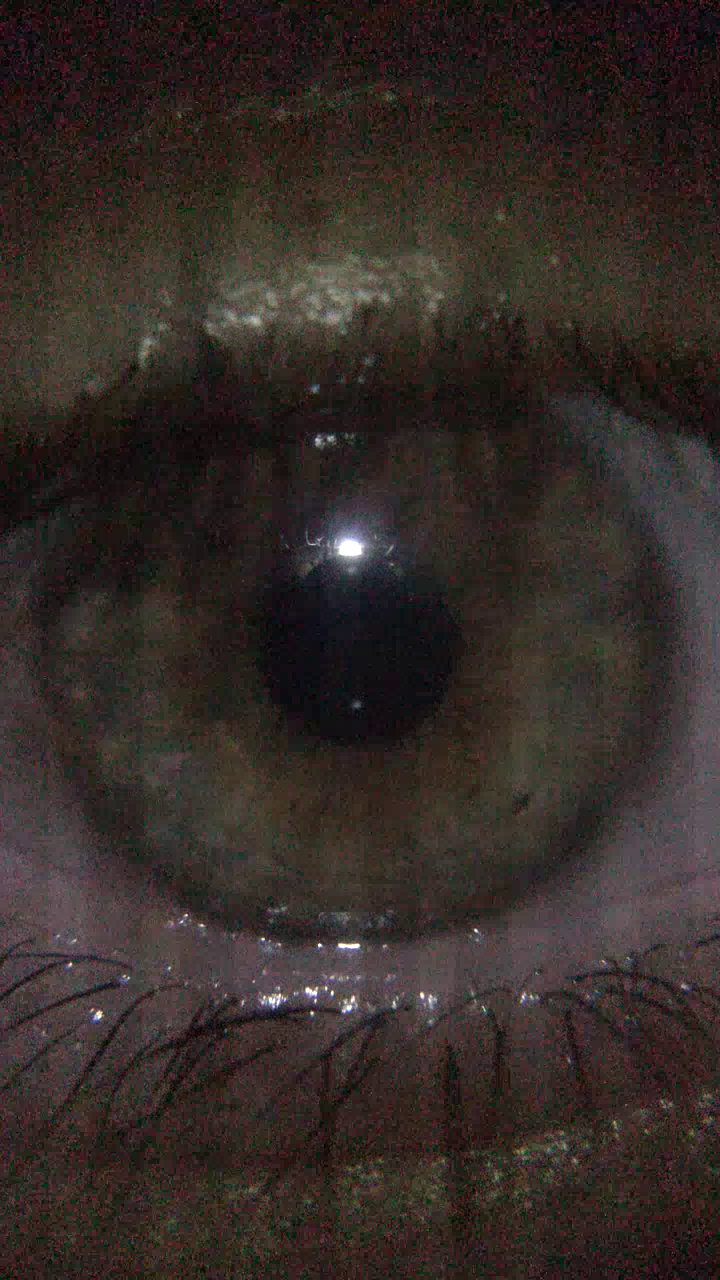
#> input picture images.png, 720 x 1280 px
$ python test.py
#> lines starting #> are read from the running program, lines starting #| are printed output that depends on the picture; after the words box and inside, x2 and y2 are one past the last pixel; in counts of white or black regions, pixels touching at a corner belong together
import numpy as np
import cv2
from matplotlib import pyplot as plt

img = cv2.imread('images.png')
#> img is the input picture: shape (1280, 720, 3); mean B, G, R 39.3, 43, 51.9

# Denoising
dst = cv2.fastNlMeansDenoisingColored(img,None,10,10,7,21)

cv2.imwrite('res.png',dst)
img_black = cv2.imread('res.png',0)
#> img_black: shape (1280, 720); min 0, max 253, mean 44

equalized = cv2.equalizeHist(img_black)
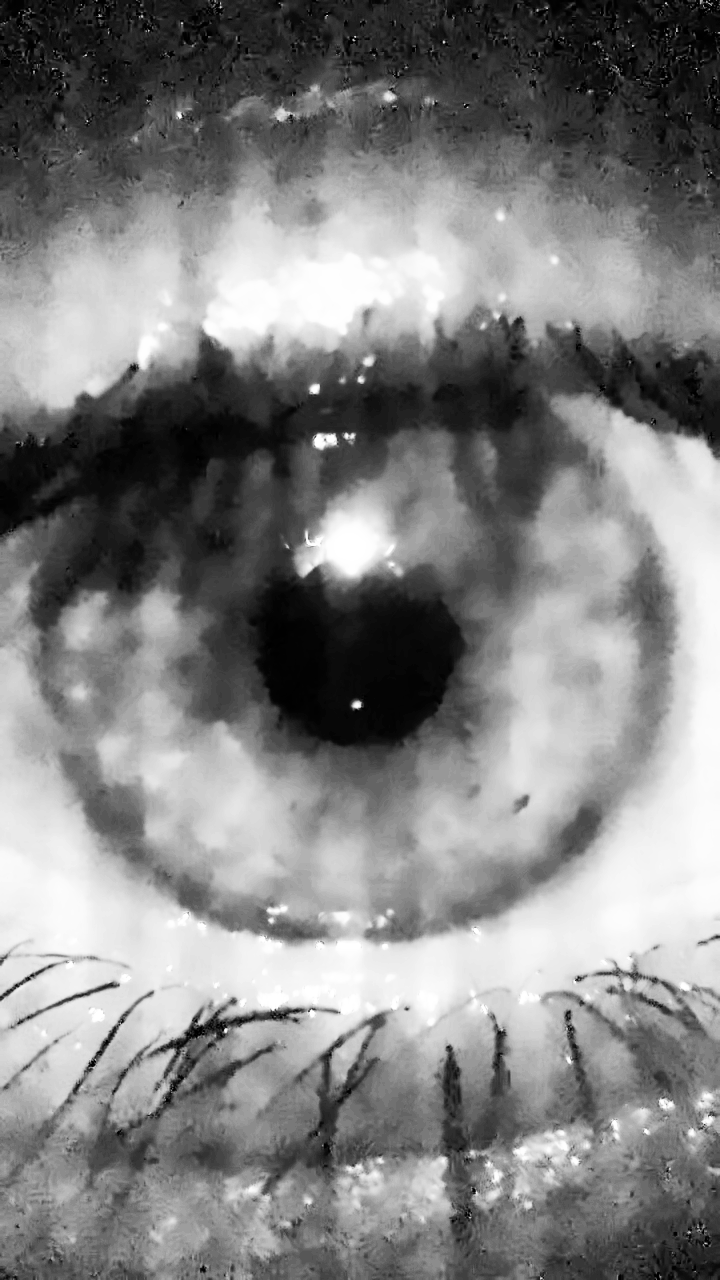
#> equalized: shape (1280, 720); min 0, max 255, mean 129.7
res = np.hstack((img_black,equalized)) #stacking images side-by-side
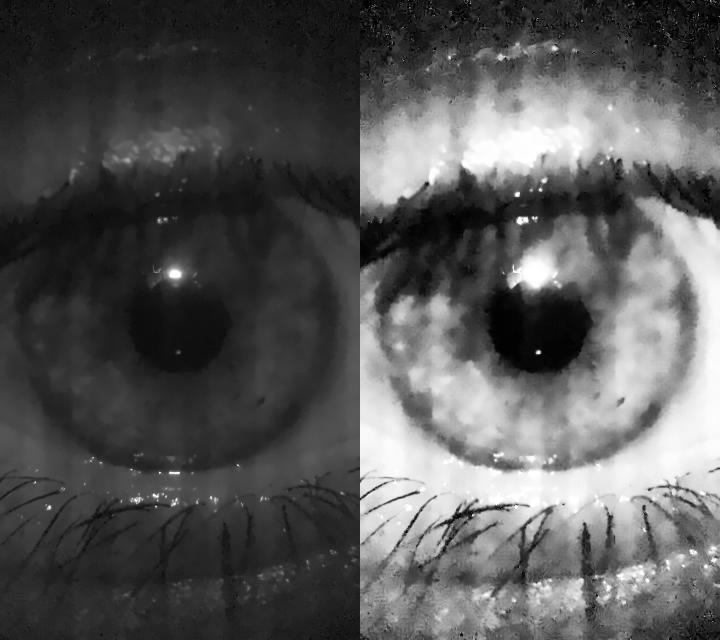
#> res: shape (1280, 1440) (shown at 1/2 size); min 0, max 255, mean 86.9

ret,th1 = cv2.threshold(equalized,30,255,cv2.THRESH_BINARY)
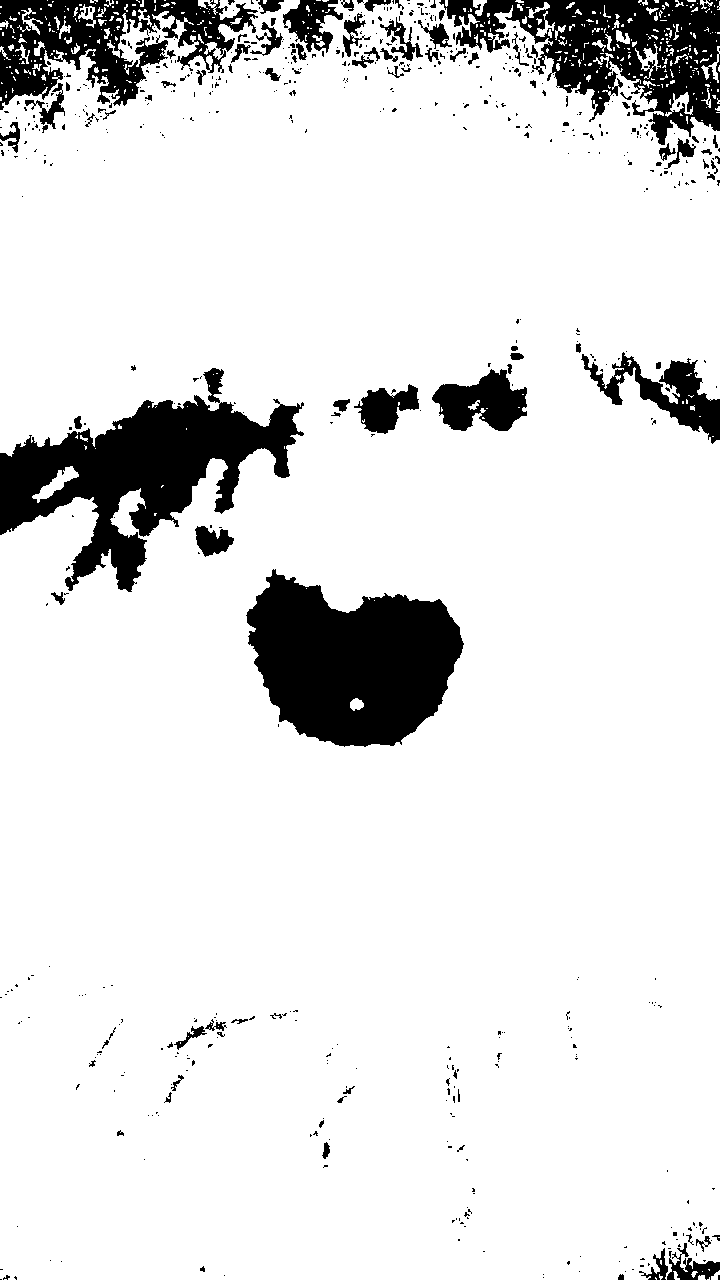
#> th1: shape (1280, 720); 88.5% white; 606 black regions (506 under 20 px), largest, box (x1, y1, x2, y2) and area: (246, 569, 464, 747) 26341, (0, 368, 304, 592) 25614, (439, 0, 720, 145) 18187
cv2.imwrite('res3.png',th1)
img_black = cv2.imread('res3.png',0)
height, width, channels = img.shape
#> height = 1280; width = 720; channels = 3
centre = [width/2, height/2]
#> centre = [360, 640]
points = []
vertical = [centre[1], centre[1]+5, centre[1]+10, centre[1]+15, centre[1]+20, centre[1]+25]
#> vertical = [640, 645, 650, 655, 660, 665]
while (len(vertical) > 0):
    left = int(centre[0])
    right = int(centre[0])
    vertical_point = int(vertical[0])
    string_data = th1[vertical_point]
    value = string_data[left]
    while (value == 0 and left!=0):
        left-=1
        value = string_data[left]
    left+=1
    value = string_data[right]
    while (value == 0 and right!=width):
        right+=1
        value = string_data[right]
    right-=1
    points.append([left, vertical_point])
    points.append([right, vertical_point])
    vertical.remove(vertical_point)
    cv2.line(th1, (left, vertical_point), (right, vertical_point), (155, 155, 155), 2)
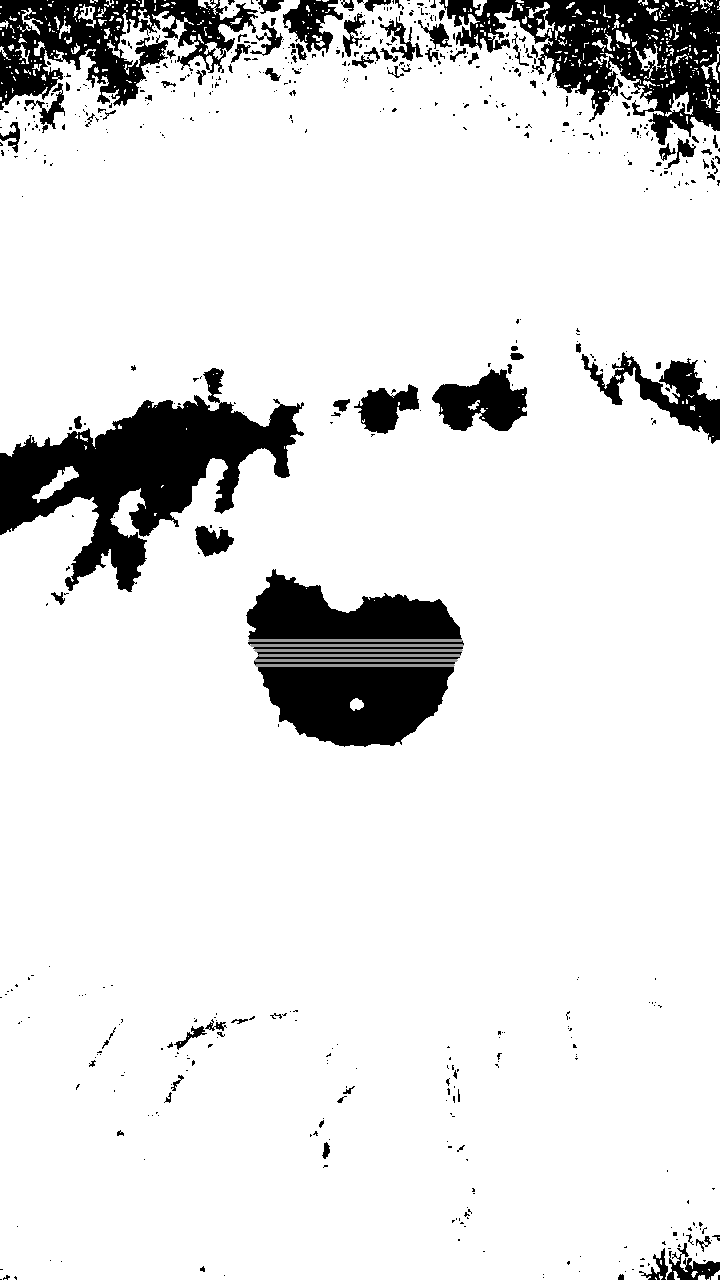
#> th1: shape (1280, 720); 0.4% of pixels changed, all inside (x1, y1, x2, y2) = (248, 639, 464, 667)
#> after the loop, points = [[249, 640], [461, 640], [251, 645], [462, 645], [255, 650], [461, 650], [259, 655], [459, 655], [255, 660], [456, 660], [256, 665], [453, 665]]; vertical = []
print(points)
#| [[249, 640], [461, 640], [251, 645], [462, 645], [255, 650], [461, 650], [259, 655], [459, 655], [255, 660], [456, 660], [256, 665], [453, 665]]
cv2.line(th1, (int(centre[0]), 0), (int(centre[0]), height), (155, 155, 155), 2)
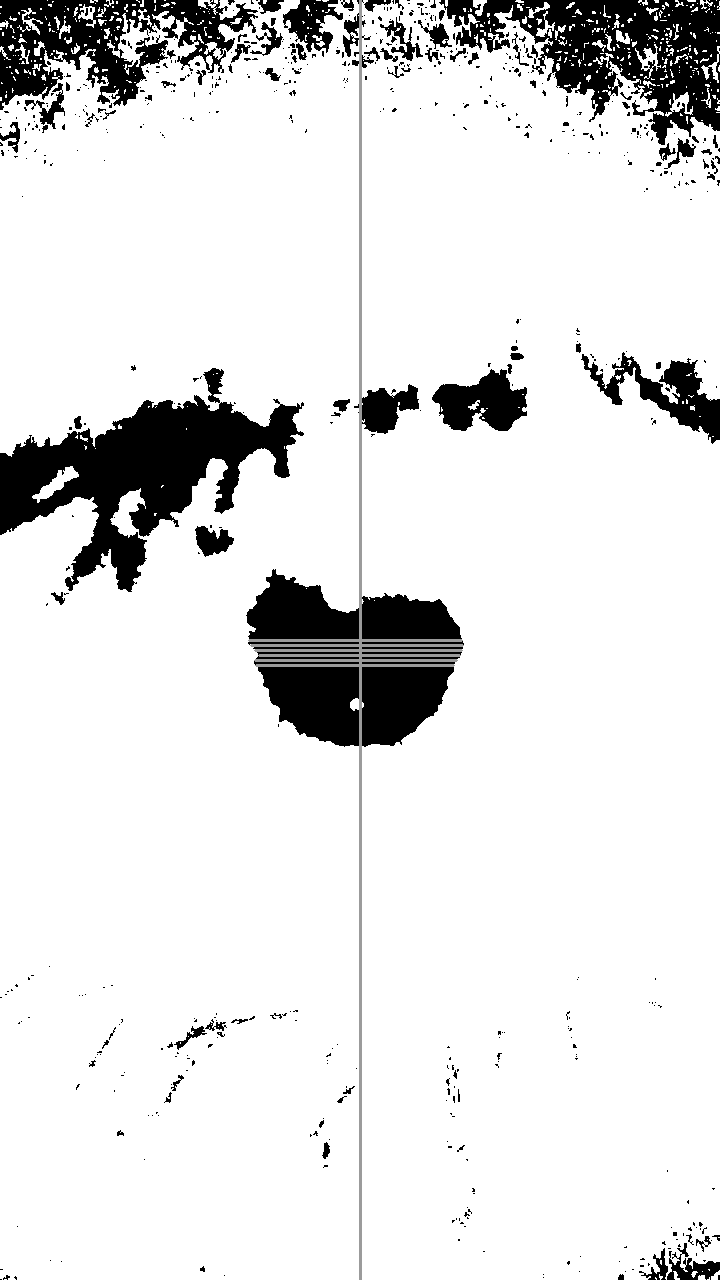
#> th1: shape (1280, 720); 0.41% of pixels changed, all inside (x1, y1, x2, y2) = (359, 0, 362, 1280)
titles = ['Original Image', 'Original Image', 'Global Thresholding (v = 30)']
images = [img, res, th1]

cv2.imwrite('res2.png',th1)

for i in range(3):
    plt.subplot(2,2,i+1),plt.imshow(images[i],'gray')
    plt.title(titles[i])
    plt.xticks([]),plt.yticks([])
plt.show()
#> figure, not shown here; B, G, R data is drawn as R, G, B

cv2.imwrite('res.png',res)
